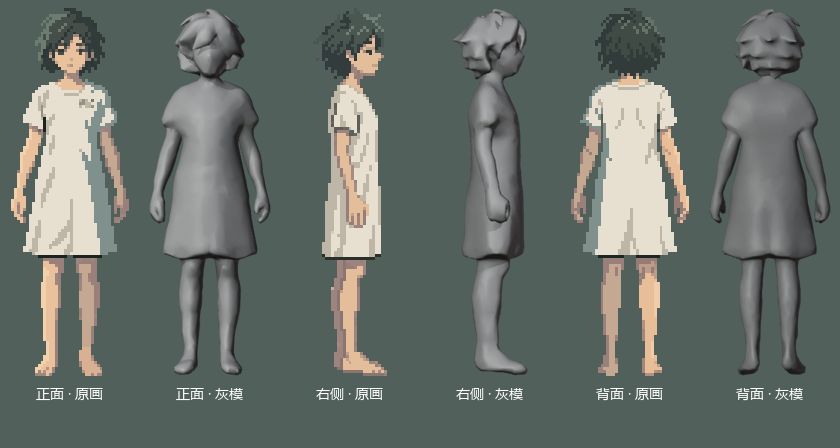

The Python source for this figure:
from pathlib import Path
from PIL import Image, ImageDraw, ImageFont
import numpy as np
p=Path(__file__).resolve().parent
cols=[('front','正面','protagonist_front_c_raw_v2/B_original.png'),('right','右侧','protagonist_side_eye_v4/side.png'),('back','背面','protagonist_back_v1/back.png')]
sheet=Image.new('RGB',(840,448),'#52605c')
font=ImageFont.truetype('C:/Windows/Fonts/msyh.ttc',14)
draw=ImageDraw.Draw(sheet)
for j,(name,label,ref) in enumerate(cols):
    row=[]
    for path in [p.parent/ref,p/(name+'.png')]:
        im=Image.open(path).convert('RGBA')
        bounds=im.getbbox()
        im=im.crop(bounds)
        im=im.resize((round(im.width*368/im.height),368),Image.Resampling.NEAREST if path!=p/(name+'.png') else Image.Resampling.LANCZOS)
        row.append(im)
    # Each column shows the same sprite-to-model comparison; overlay separately below.
    for i,im in enumerate(row):
        x=280*j+70+140*i
        sheet.paste(im,(x-im.width//2,8),im)
        draw.text((x,388),label+[' · 原画',' · 灰模'][i],font=font,anchor='mt')
sheet.save(p/'compare.png')
sheet=Image.new('RGB',(540,426),'#34403d')
draw=ImageDraw.Draw(sheet)
for j,(name,label,ref) in enumerate(cols):
    masks=[]
    for path in [p.parent/ref,p/(name+'.png')]:
        im=Image.open(path).convert('RGBA')
        im=im.crop(im.getbbox())
        im=im.resize((round(im.width*368/im.height),368),Image.Resampling.NEAREST)
        a=np.zeros((368,180),bool)
        x=(180-im.width)//2
        a[:,x:x+im.width]=np.asarray(im)[:,:,3]>127
        masks.append(a)
    pix=np.full((368,180,3),(52,64,61),np.uint8)
    a,b=masks
    pix[a]=(104,200,229);pix[b]=(239,154,97);pix[a&b]=(195,202,190)
    sheet.paste(Image.fromarray(pix),(180*j,8))
    draw.text((180*j+90,384),label,font=font,anchor='mt')
draw.text((270,406),'蓝：仅原画   橙：仅灰模   灰白：重叠',font=font,anchor='mt')
sheet.save(p/'overlay.png')
